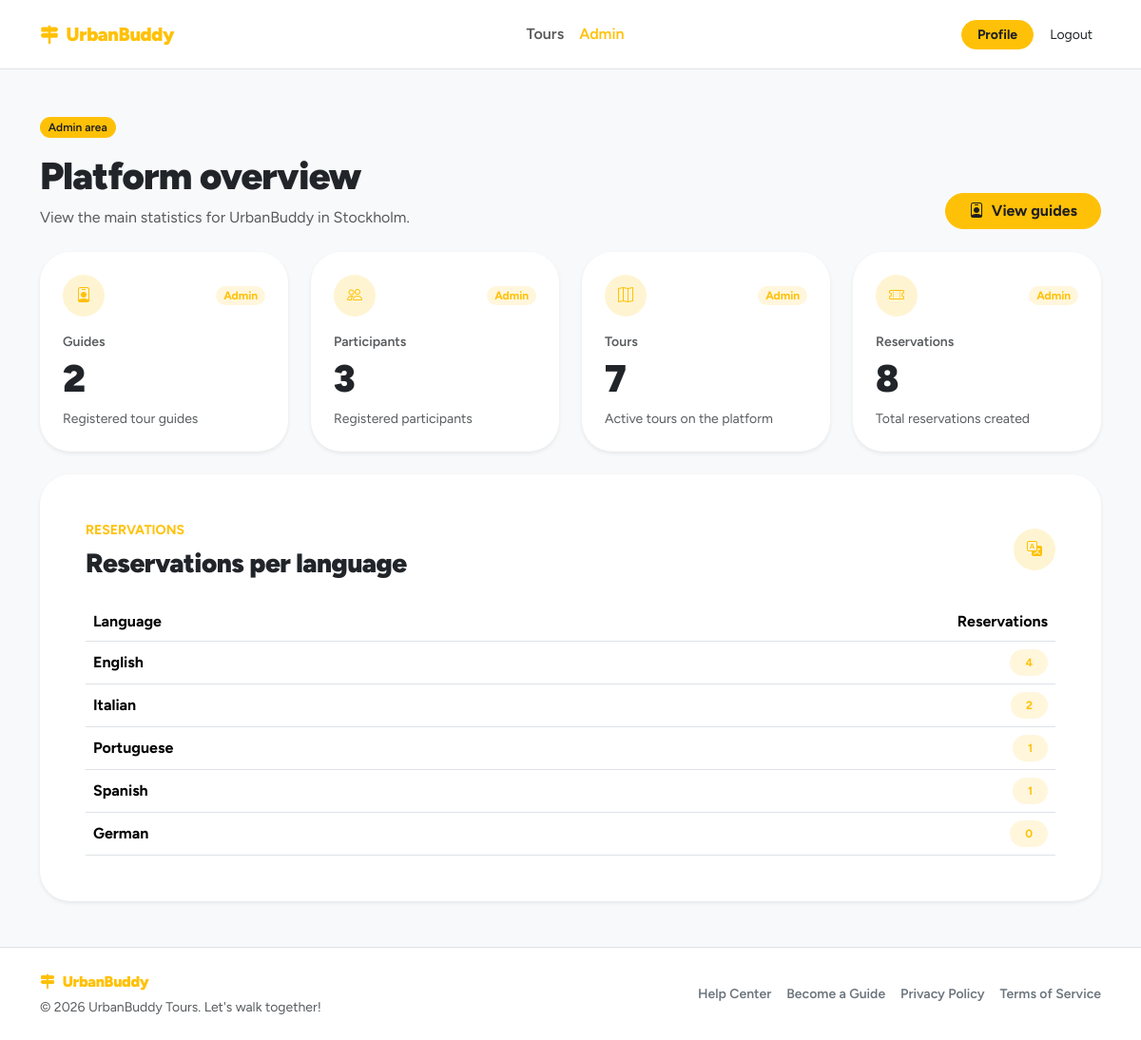
The app's page /admin/ (signed in) with its own data.
### tables this page shows
CREATE TABLE "languages" (
	"id"	INTEGER,
	"name"	TEXT NOT NULL UNIQUE,
	"created_at"	TEXT DEFAULT CURRENT_TIMESTAMP,
	"label"	TEXT NOT NULL,
	PRIMARY KEY("id" AUTOINCREMENT)
);

### app/admin/routes.py (the view)
@admin_bp.route("/")
@login_required
def dashboard():
    require_admin()
    page_data = build_admin_dashboard_page_data()
    return render_template(
        "admin/dashboard.html",
        **page_data,
    )

### app/admin/utils.py (called while the page is built)
def require_admin():
    if current_user.role != "admin":
        abort(403)

### app/auth/dao.py (called while the page is built)
    @staticmethod
    def _attach_guide_languages(user: User):
        if user is None:
            return None
        if user.role == "guide":
            user.guide_language_ids = UsersDAO._get_guide_language_ids(user.id)
        return user

    @staticmethod
    def get_user_by_id(user_id: str):
        db = get_db()
        row = db.execute(
            "SELECT * FROM users WHERE id = ?",
            (user_id,)
        ).fetchone()
        user = User.from_row(row)
        return UsersDAO._attach_guide_languages(user)

    @staticmethod
    def count_users_by_role(role: str):
        db = get_db()
        row = db.execute(
            """
            SELECT COUNT(*) AS total
            FROM users
            WHERE role = ?
            """,
            (role,)
        ).fetchone()
        return int(row["total"])

### app/auth/domain.py (called while the page is built)
    @staticmethod
    def from_row(row):
        if row is None:
            return None
        profile_photo = "default.png"
        if "profile_photo" in row.keys() and row["profile_photo"] is not None:
            profile_photo = row["profile_photo"]
        return User(
            id=row["id"],
            role=row["role"],
            email=row["email"],
            password_hash=row["password_hash"],
            username=row["username"],
            first_name=row["first_name"],
            last_name=row["last_name"],
            profile_photo=profile_photo
        )

### app/auth/routes.py (called while the page is built)
@login_manager.user_loader
def load_user(user_id):
    return UsersDAO.get_user_by_id(user_id)

### app/core/db.py (called while the page is built)
def get_db():
    if 'conn' not in g:
        g.conn = sqlite3.connect(current_app.config["DATABASE"])
        g.conn.row_factory = sqlite3.Row
    return g.conn

### app/tours/dao.py (called while the page is built)
    @staticmethod
    def count_all_active_tours():
        db = get_db()
        row = db.execute(
            """
            SELECT COUNT(*) AS total
            FROM tours
            WHERE is_deleted = 0
            """
        ).fetchone()
        return int(row["total"])

    @staticmethod
    def count_all_reservations():
        db = get_db()
        row = db.execute(
            """
            SELECT COUNT(*) AS total
            FROM tour_reservations
            """
        ).fetchone()
        return int(row["total"])

### app/templates/admin/dashboard.html (shortened to what this page needs)
{% extends "base.html" %}
{% block content %}
<section class="py-5">
    <div class="container">
        <header class="d-flex flex-wrap align-items-end justify-content-between gap-3 mb-4">
            <div>
                <span class="badge rounded-pill ub-badge fw-semibold mb-3">
                    Admin area
                </span>
                <h1 class="fw-black mb-2">
                    Platform overview
                </h1>
                <p class="text-body-secondary mb-0">
                    View the main statistics for UrbanBuddy in {{ city_name }}.
                </p>
            </div>
            <a href="{{ url_for('admin.guides') }}" class="btn ub-btn fw-bold rounded-pill px-4">
                <i class="bi bi-person-badge me-1"></i>
                View guides
            </a>
        </header>
        <section class="row g-4 mb-4">
            {% for stat in stats %}
                <div class="col-md-6 col-xl-3">
                    {% include "components/admin_stat_card.html" %}
                </div>
            {% endfor %}
        </section>
        <section class="card border-0 shadow-sm rounded-5">
            <div class="card-body p-4 p-lg-5">
                <div class="d-flex flex-wrap align-items-center justify-content-between gap-3 mb-4">
                    <div>
                        <span class="small text-uppercase fw-bold ub-text d-block mb-2">
                            Reservations
                        </span>
                        <h2 class="h3 fw-black mb-0">
                            Reservations per language
                        </h2>
                    </div>
                    <span class="ub-icon-soft">
                        <i class="bi bi-translate"></i>
                    </span>
                </div>
                {% if reservations_by_language %}
                    <div class="table-responsive">
                        <table class="table align-middle mb-0">
                            <thead>
                                <tr>
                                    <th>Language</th>
                                    <th class="text-end">Reservations</th>
                                </tr>
                            </thead>
                            <tbody>
                                {% for item in reservations_by_language %}
                                    <tr>
                                        <td>
                                            <span class="fw-bold">
                                                {{ item.language_name }}
                                            </span>
                                        </td>
                                        <td class="text-end">
                                            <span class="badge rounded-pill ub-badge-soft px-3 py-2">
                                                {{ item.reservations_count }}
                                            </span>
                                        </td>
                                    </tr>
                                {% endfor %}
                            </tbody>
                        </table>
                    </div>
                {% endif %}
            </div>
        </section>
    </div>
</section>
{% endblock %}

### app/static/style.css (style rules this page uses)
:root { --bs-body-font-family: "Figtree", system-ui, -apple-system, "Segoe UI", Roboto, sans-serif; --ub-primary: #ffc107; --ub-primary-rgb: 255, 193, 7; --ub-on-primary: #1f1f1f; --ub-primary-soft-opacity: 0.18; }
.fw-black { font-weight: 900; letter-spacing: -0.02em; }
.ub-text { color: var(--ub-primary) !important; }
.ub-badge { color: var(--ub-on-primary); background-color: var(--ub-primary); border: 1px solid rgba(var(--ub-primary-rgb), 0.35); }
.ub-badge-soft { color: var(--ub-primary); background-color: rgba(var(--ub-primary-rgb), 0.14); }
.ub-btn { color: var(--ub-on-primary); background-color: var(--ub-primary); border-color: var(--ub-primary); }
.ub-icon-soft { width: 44px; height: 44px; min-width: 44px; flex: 0 0 auto; display: inline-flex; align-items: center; justify-content: center; border-radius: 50%; color: var(--ub-primary); background-color: rgba(var(--ub-primary-rgb), 0.18); }

### records on screen
languages: language_name "English", reservations_count "4"
languages: language_name "Italian", reservations_count "2"
languages: language_name "Portuguese", reservations_count "1"
languages: language_name "Spanish", reservations_count "1"
languages: language_name "German", reservations_count "0"

### other values on screen
{{ city_name }} "Stockholm"
{{ stat.label }} "Guides" "Participants" "Tours" "Reservations"
{{ stat.value }} "2" "3" "7" "8"
{{ stat.description }} "Registered tour guides" "Registered participants" "Active tours on the platform" "Total reservations created"
